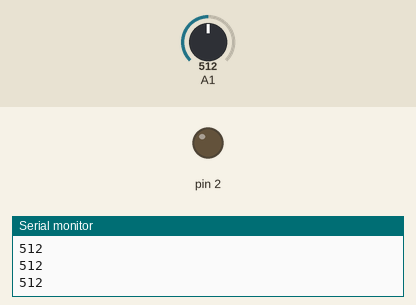
This sketch was run on a simulated Arduino Uno, built with avr-gcc and run on an emulated ATmega328P. On the bench: output pins drawn as LEDs (lit = HIGH), the last lines printed to the serial monitor. Inputs (shaded band) come from the test bench; at power-on: A1 = 512.

Above: at 1.2 s.
1.3 s: A1 set to 407
2.8 s: A1 set to 382
At 4.0 s:
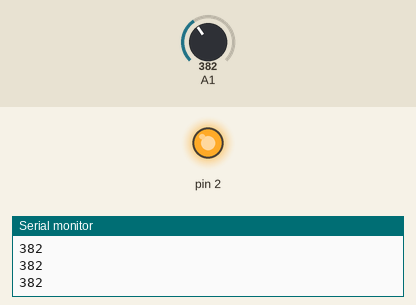
4.3 s: A1 set to 582
5.8 s: A1 set to 610
At 6.3 s:
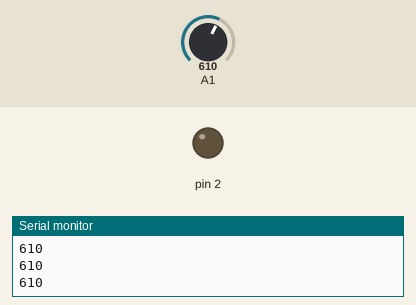
7.3 s: A1 set to 390
At 8.6 s:
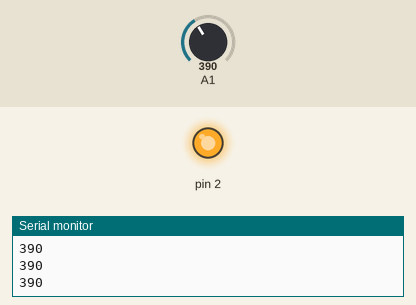
Timing chart, 0 to 9.8 s (numbered marks = the images above; inputs shaded):
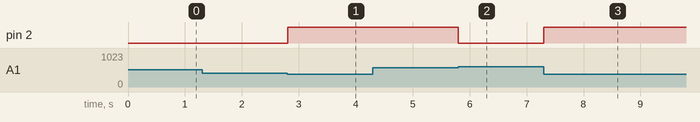

The sketch:

ldr-relay.ino
```cpp
int val, minVal, maxVal;

void setup() {
  Serial.begin(9600);
  minVal = 400;
  maxVal = 600;
  pinMode(2, OUTPUT);
  digitalWrite(1, LOW);
}

void loop() {
  // Leo el LDR
  val = analogRead(A1);

  // Si la cantidad de luz es baja, cierro el relé (enciendo la tira de LED's)
  if(val < minVal) {
    digitalWrite(2, HIGH);
  }

  // Si la cantidad de luz es alta, abro el relé (apago la tira de LED's)
  if(val > maxVal) {
    digitalWrite(2, LOW);
  }

  Serial.println(val);
}
```

Measured:
- the behaviour switches between 400 and 399 on A1 (found by bisection; images 0 and 1)
- the behaviour switches between 600 and 601 on A1 (found by bisection; images 1 and 2)
- after the input at 2.8 s, pin 2: LOW → HIGH at once
- after the input at 5.8 s, pin 2: HIGH → LOW at once
- after the input at 7.3 s, pin 2: LOW → HIGH at once
